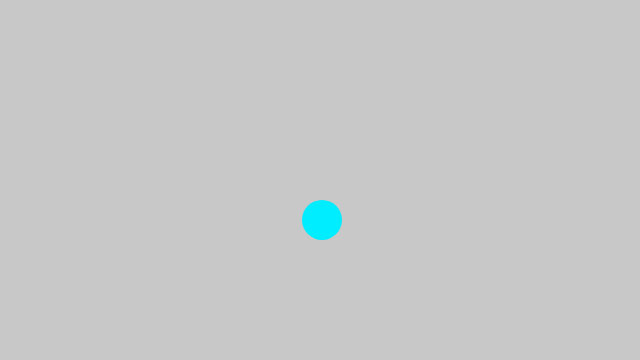
Frame 1 (no input)
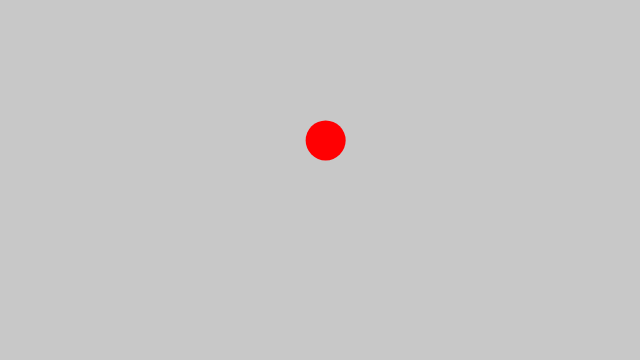
Frame 60 (no input)
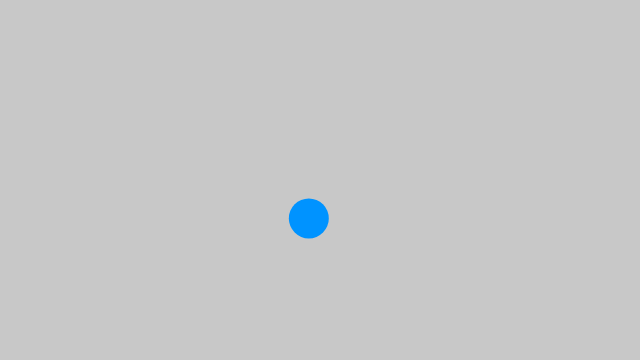
Frame 120 (the mouse pressed at the canvas centre since frame 60)

The p5.js sketch that drew these frames (run headless with seeded random() and noise() and a simulated clock; from frame 60 on, the mouse is pressed at the canvas centre):

// p5.js sketch
// ── sketch.js
let radius = 40;

function setup() {
  createCanvas(640, 360);
  colorMode(HSB, 255);
  noStroke();
}

function draw() {
  background(200);

  const rate = 20;

  let x = map(sin(frameCount/rate), -1, 1, -radius, radius);
  let y = map(cos(frameCount/rate), -1, 1, -radius, radius);
  let h = map(sin(frameCount/rate/2), -1, 1, 0, 255);

  push()
    fill(h, 255, 255);
    translate(width/2, height/2);
    ellipse(x, y, radius, radius);
  pop()

}
